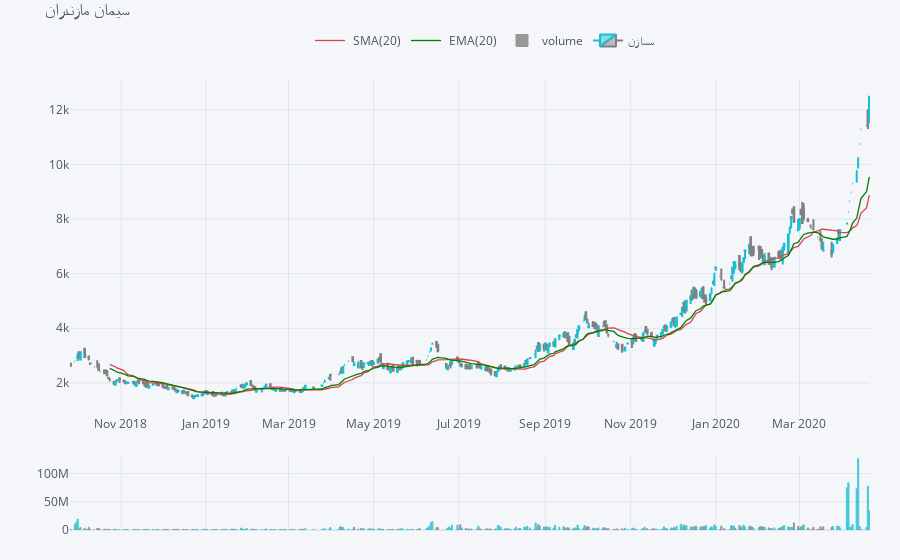

The code cell stored with this chart in its notebook:
### Code cell
qf.iplot()

### Figure 1 — Plotly figure (JSON) as saved in the notebook; plotly's stock layout.template omitted (floating-point values rounded to 4 significant figures; data arrays with more than 128 entries replaced by an {"elided": "..."} marker saying what was removed)
{"data": [{"line": {"color": "rgba(219, 64, 82, 1.0)", "dash": "solid", "shape": "linear", "width": 1.3}, "mode": "lines", "name": " SMA(20)", "text": "", "type": "scatter", "x": {"elided": "365 str values"}, "y": {"elided": "365 mixed values"}, "yaxis": "y2"}, {"line": {"color": "rgba(0, 128, 0, 1.0)", "dash": "solid", "shape": "linear", "width": 1.3}, "mode": "lines", "name": " EMA(20)", "text": "", "type": "scatter", "x": {"elided": "365 str values"}, "y": {"elided": "365 mixed values"}, "yaxis": "y2"}, {"marker": {"color": {"elided": "365 str values"}, "line": {"color": {"elided": "365 str values"}, "width": 1}}, "name": "volume", "opacity": 0.8, "orientation": "v", "text": "", "type": "bar", "x": {"elided": "365 str values"}, "y": {"elided": "365 int values"}, "yaxis": "y3"}, {"close": {"elided": "365 int values"}, "decreasing": {"line": {"color": "#808080"}}, "high": {"elided": "365 int values"}, "increasing": {"line": {"color": "#17BECF"}}, "low": {"elided": "365 int values"}, "name": "سمازن", "open": {"elided": "365 int values"}, "showlegend": true, "type": "candlestick", "x": {"elided": "365 str values"}, "yaxis": "y2"}], "layout": {"legend": {"bgcolor": "#F5F6F9", "font": {"color": "#4D5663"}, "orientation": "h", "x": 0.3, "y": 0.95, "yanchor": "bottom"}, "margin": {"b": 30, "l": 30, "r": 30, "t": 30}, "paper_bgcolor": "#F5F6F9", "plot_bgcolor": "#F5F6F9", "showlegend": true, "title": {"font": {"color": "#4D5663"}, "text": "سیمان مازندران"}, "xaxis": {"anchor": "y2", "gridcolor": "#E1E5ED", "rangeselector": {"bgcolor": "rgba(150, 200, 250, 1)", "buttons": [{"count": 1, "label": "1m", "step": "month", "stepmode": "backward"}, {"count": 1, "label": "1y", "step": "year", "stepmode": "backward"}], "font": {"size": 13}, "visible": false, "x": 0, "y": 0.9}, "rangeslider": {"visible": false}, "showgrid": true, "tickfont": {"color": "#4D5663"}, "title": {"font": {"color": "#4D5663"}, "text": ""}, "zerolinecolor": "#E1E5ED"}, "yaxis": {"gridcolor": "#E1E5ED", "showgrid": true, "showticklabels": false, "tickfont": {"color": "#4D5663"}, "title": {"font": {"color": "#4D5663"}, "text": ""}, "zerolinecolor": "#E1E5ED"}, "yaxis2": {"domain": [0.23, 0.9], "gridcolor": "#E1E5ED", "showgrid": true, "tickfont": {"color": "#4D5663"}, "title": {"font": {"color": "#4D5663"}, "text": ""}, "zerolinecolor": "#E1E5ED"}, "yaxis3": {"domain": [0, 0.15], "gridcolor": "#E1E5ED", "showgrid": true, "tickfont": {"color": "#4D5663"}, "title": {"font": {"color": "#4D5663"}, "text": ""}, "zerolinecolor": "#E1E5ED"}}}
